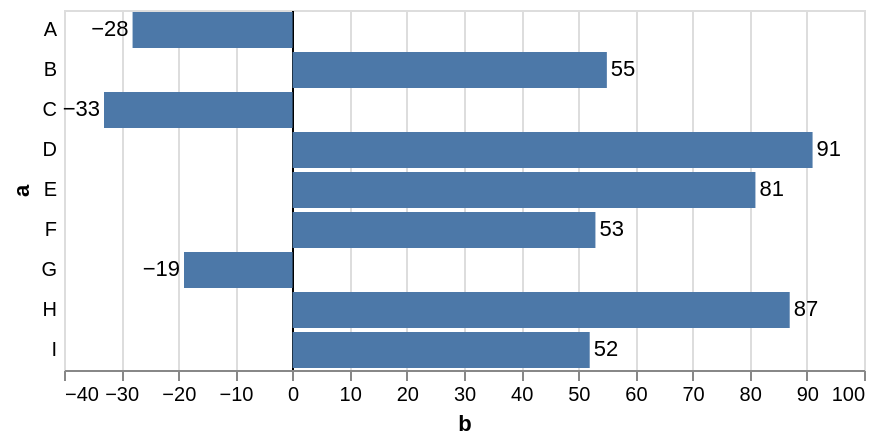

This figure's Vega-Lite source:
### Vega specification from a JSON file in a GitHub repository (floating-point values rounded to 4 significant figures)
{"$schema": "https://vega.github.io/schema/vega/v5.json", "description": "A bar chart with negative values. We can hide the axis domain line, and instead use a conditional grid color to draw a zero baseline.", "background": "white", "padding": 5, "width": 400, "style": "cell", "data": [{"name": "source_0", "values": [{"a": "A", "b": -28}, {"a": "B", "b": 55}, {"a": "C", "b": -33}, {"a": "D", "b": 91}, {"a": "E", "b": 81}, {"a": "F", "b": 53}, {"a": "G", "b": -19}, {"a": "H", "b": 87}, {"a": "I", "b": 52}]}, {"name": "data_1", "source": "source_0", "transform": [{"type": "stack", "groupby": ["a"], "field": "b", "sort": {"field": [], "order": []}, "as": ["b_start", "b_end"], "offset": "zero"}, {"type": "filter", "expr": "isValid(datum[\"b\"]) && isFinite(+datum[\"b\"])"}]}, {"name": "data_2", "source": "source_0", "transform": [{"type": "filter", "expr": "isValid(datum[\"b\"]) && isFinite(+datum[\"b\"])"}]}], "signals": [{"name": "y_step", "value": 20}, {"name": "height", "update": "bandspace(domain('y').length, 0.1, 0.05) * y_step"}], "marks": [{"name": "layer_0_marks", "type": "rect", "style": ["bar"], "from": {"data": "data_1"}, "encode": {"update": {"fill": {"value": "#4c78a8"}, "ariaRoleDescription": {"value": "bar"}, "description": {"signal": "\"b: \" + (format(datum[\"b\"], \"\")) + \"; a: \" + (isValid(datum[\"a\"]) ? datum[\"a\"] : \"\"+datum[\"a\"])"}, "x": {"scale": "x", "field": "b_end"}, "x2": {"scale": "x", "field": "b_start"}, "y": {"scale": "y", "field": "a"}, "height": {"signal": "max(0.25, bandwidth('y'))"}}}}, {"name": "layer_1_marks", "type": "text", "style": ["text"], "from": {"data": "data_2"}, "encode": {"update": {"align": {"signal": "datum.b < 0 ? 'right' : 'left'"}, "dx": {"signal": "datum.b < 0 ? -2 : 2"}, "fill": {"value": "black"}, "description": {"signal": "\"b: \" + (format(datum[\"b\"], \"\")) + \"; a: \" + (isValid(datum[\"a\"]) ? datum[\"a\"] : \"\"+datum[\"a\"])"}, "x": {"scale": "x", "field": "b"}, "y": {"scale": "y", "field": "a", "band": 0.5}, "text": {"signal": "format(datum[\"b\"], \"\")"}, "baseline": {"value": "middle"}}}}], "scales": [{"name": "x", "type": "linear", "domain": {"fields": [{"data": "data_1", "field": "b_start"}, {"data": "data_1", "field": "b_end"}, {"data": "data_2", "field": "b"}]}, "range": [0, {"signal": "width"}], "padding": 20, "nice": true, "zero": true}, {"name": "y", "type": "band", "domain": {"fields": [{"data": "data_1", "field": "a"}, {"data": "data_2", "field": "a"}], "sort": true}, "range": {"step": {"signal": "y_step"}}, "paddingInner": 0.1, "paddingOuter": 0.05}], "axes": [{"scale": "x", "orient": "bottom", "gridScale": "y", "grid": true, "tickCount": {"signal": "ceil(width/40)"}, "encode": {"grid": {"update": {"stroke": [{"test": "datum.value === 0", "value": "black"}, {"value": "#ddd"}]}}}, "domain": false, "labels": false, "aria": false, "maxExtent": 0, "minExtent": 0, "ticks": false, "zindex": 0}, {"scale": "x", "orient": "bottom", "grid": false, "title": "b", "labelFlush": true, "labelOverlap": true, "tickCount": {"signal": "ceil(width/40)"}, "zindex": 0}, {"scale": "y", "orient": "left", "grid": false, "title": "a", "domain": false, "labelAngle": 0, "labelPadding": 4, "ticks": false, "labelAlign": "right", "zindex": 0}]}
